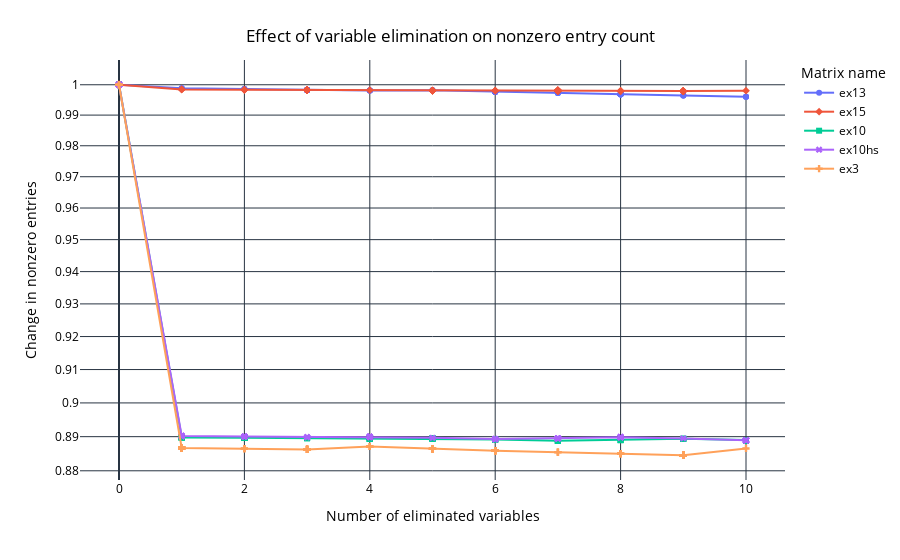

Notebook code for this chart:
### Code cell
fig = px.line(partial_gauss_df, x="partial_gauss", y="z_percentage", color="matrix_name", symbol="matrix_name", log_y=True,
                 labels={
                     "partial_gauss": "Number of eliminated variables",
                     "z_percentage": "Change in nonzero entries",
                     "matrix_name": "Matrix name",
                 })
fig.update_layout(
    title={
        'text': "Effect of variable elimination on nonzero entry count",
        'x':0.5,
        'xanchor': 'center',
        'yanchor': 'top'
    },
    plot_bgcolor='white',   # Plot area background color
    paper_bgcolor='white',  # Entire figure background color
    font=dict(color='black'), # Font color
)
fig.show()

fig.write_image("plots/partial_gauss_nonzero_entries.pdf")

### Figure 1 — Plotly figure (JSON) as saved in the notebook; plotly's stock layout.template omitted (floating-point values rounded to 4 significant figures)
{"data": [{"hovertemplate": "Matrix name=ex13<br>Number of eliminated variables=%{x}<br>Change in nonzero entries=%{y}<extra></extra>", "legendgroup": "ex13", "line": {"color": "#636efa", "dash": "solid"}, "marker": {"symbol": "circle"}, "mode": "lines+markers", "name": "ex13", "orientation": "v", "showlegend": true, "x": [0, 0, 0, 0, 0, 0, 0, 0, 0, 0, 0, 0, 0, 0, 0, 1, 1, 1, 2, 2, 2, 3, 3, 3, 3, 3, 3, 3, 3, 3, 3, 3, 3, 3, 3, 3, 4, 4, 4, 4, 4, 5, 5, 5, 6, 6, 6, 6, 6, 6, 6, 6, 6, 6, 6, 6, 6, 6, 6, 7, 7, 7, 8, 8, 8, 8, 8, 8, 8, 8, 8, 8, 8, 8, 8, 8, 8, 8, 8, 8, 8, 9, 9, 9, 10, 10, 10], "xaxis": "x", "y": [1.0, 1.0, 1.0, 1.0, 1.0, 1.0, 1.0, 1.0, 1.0, 1.0, 1.0, 1.0, 1.0, 1.0, 1.0, 0.9988, 0.9988, 0.9988, 0.9986, 0.9986, 0.9986, 0.9983, 0.9983, 0.9983, 0.9983, 0.9983, 0.9983, 0.9983, 0.9983, 0.9983, 0.9983, 0.9983, 0.9983, 0.9983, 0.9983, 0.9983, 0.9981, 0.9981, 0.9981, 0.9981, 0.9981, 0.9982, 0.9982, 0.9982, 0.9977, 0.9977, 0.9977, 0.9977, 0.9977, 0.9977, 0.9977, 0.9977, 0.9977, 0.9977, 0.9977, 0.9977, 0.9977, 0.9977, 0.9977, 0.9973, 0.9973, 0.9973, 0.9968, 0.9968, 0.9968, 0.9968, 0.9968, 0.9968, 0.9968, 0.9968, 0.9968, 0.9968, 0.9968, 0.9968, 0.9968, 0.9968, 0.9968, 0.9968, 0.9968, 0.9968, 0.9968, 0.9964, 0.9964, 0.9964, 0.996, 0.996, 0.996], "yaxis": "y", "type": "scatter"}, {"hovertemplate": "Matrix name=ex15<br>Number of eliminated variables=%{x}<br>Change in nonzero entries=%{y}<extra></extra>", "legendgroup": "ex15", "line": {"color": "#EF553B", "dash": "solid"}, "marker": {"symbol": "diamond"}, "mode": "lines+markers", "name": "ex15", "orientation": "v", "showlegend": true, "x": [0, 0, 0, 0, 0, 0, 0, 0, 0, 0, 0, 1, 1, 1, 2, 2, 2, 3, 3, 3, 3, 3, 3, 3, 3, 3, 3, 3, 3, 3, 3, 3, 3, 3, 3, 3, 3, 3, 3, 3, 3, 3, 3, 3, 3, 3, 3, 3, 3, 3, 3, 3, 3, 3, 3, 3, 4, 5, 5, 5, 5, 5, 5, 5, 6, 6, 6, 7, 7, 7, 7, 7, 7, 7, 7, 7, 7, 7, 7, 7, 7, 7, 7, 7, 7, 7, 7, 7, 7, 7, 8, 8, 8, 9, 9, 9, 9, 9, 9, 9, 9, 9, 9, 9, 9, 9, 9, 9, 10], "xaxis": "x", "y": [1.0, 1.0, 1.0, 1.0, 1.0, 1.0, 1.0, 1.0, 1.0, 1.0, 1.0, 0.9984, 0.9984, 0.9984, 0.9983, 0.9983, 0.9983, 0.9982, 0.9982, 0.9982, 0.9982, 0.9982, 0.9982, 0.9982, 0.9982, 0.9982, 0.9982, 0.9982, 0.9982, 0.9982, 0.9982, 0.9982, 0.9982, 0.9982, 0.9982, 0.9982, 0.9982, 0.9982, 0.9982, 0.9982, 0.9982, 0.9982, 0.9982, 0.9982, 0.9982, 0.9982, 0.9982, 0.9982, 0.9982, 0.9982, 0.9982, 0.9982, 0.9982, 0.9982, 0.9982, 0.9982, 0.9982, 0.9981, 0.9981, 0.9981, 0.9981, 0.9981, 0.9981, 0.9981, 0.998, 0.998, 0.998, 0.9981, 0.9981, 0.9981, 0.9981, 0.9981, 0.9981, 0.9981, 0.9981, 0.9981, 0.9981, 0.9981, 0.9981, 0.9981, 0.9981, 0.9981, 0.9981, 0.9981, 0.9981, 0.9981, 0.9981, 0.9981, 0.9981, 0.9981, 0.9979, 0.9979, 0.9979, 0.9979, 0.9979, 0.9979, 0.9979, 0.9979, 0.9979, 0.9979, 0.9979, 0.9979, 0.9979, 0.9979, 0.9979, 0.9979, 0.9979, 0.9979, 0.998], "yaxis": "y", "type": "scatter"}, {"hovertemplate": "Matrix name=ex10<br>Number of eliminated variables=%{x}<br>Change in nonzero entries=%{y}<extra></extra>", "legendgroup": "ex10", "line": {"color": "#00cc96", "dash": "solid"}, "marker": {"symbol": "square"}, "mode": "lines+markers", "name": "ex10", "orientation": "v", "showlegend": true, "x": [0, 0, 0, 0, 0, 0, 0, 1, 1, 1, 1, 1, 1, 1, 2, 2, 2, 2, 2, 2, 2, 2, 2, 2, 2, 2, 2, 2, 2, 3, 3, 3, 4, 4, 4, 4, 4, 4, 4, 5, 5, 5, 5, 5, 5, 5, 6, 6, 6, 6, 6, 7, 7, 7, 7, 7, 7, 7, 8, 8, 8, 9, 9, 9, 9, 10, 10, 10, 10, 10, 10, 10, 10, 10, 10, 10, 10, 10, 10, 10, 10, 10, 10, 10, 10, 10, 10, 10, 10, 10, 10, 10, 10, 10, 10, 10, 10, 10, 10, 10], "xaxis": "x", "y": [1.0, 1.0, 1.0, 1.0, 1.0, 1.0, 1.0, 0.8898, 0.8898, 0.8898, 0.8898, 0.8898, 0.8898, 0.8898, 0.8897, 0.8897, 0.8897, 0.8897, 0.8897, 0.8897, 0.8897, 0.8897, 0.8897, 0.8897, 0.8897, 0.8897, 0.8897, 0.8897, 0.8897, 0.8896, 0.8896, 0.8896, 0.8894, 0.8894, 0.8894, 0.8894, 0.8894, 0.8894, 0.8894, 0.8894, 0.8894, 0.8894, 0.8894, 0.8894, 0.8894, 0.8894, 0.8892, 0.8892, 0.8892, 0.8892, 0.8892, 0.8888, 0.8888, 0.8888, 0.8888, 0.8888, 0.8888, 0.8888, 0.889, 0.889, 0.889, 0.8894, 0.8894, 0.8894, 0.8894, 0.889, 0.889, 0.889, 0.889, 0.889, 0.889, 0.889, 0.889, 0.889, 0.889, 0.889, 0.889, 0.889, 0.889, 0.889, 0.889, 0.889, 0.889, 0.889, 0.889, 0.889, 0.889, 0.889, 0.889, 0.889, 0.889, 0.889, 0.889, 0.889, 0.889, 0.889, 0.889, 0.889, 0.889, 0.889], "yaxis": "y", "type": "scatter"}, {"hovertemplate": "Matrix name=ex10hs<br>Number of eliminated variables=%{x}<br>Change in nonzero entries=%{y}<extra></extra>", "legendgroup": "ex10hs", "line": {"color": "#ab63fa", "dash": "solid"}, "marker": {"symbol": "x"}, "mode": "lines+markers", "name": "ex10hs", "orientation": "v", "showlegend": true, "x": [0, 0, 0, 0, 0, 0, 0, 0, 0, 0, 0, 0, 0, 0, 0, 0, 0, 1, 1, 1, 1, 1, 2, 2, 2, 2, 2, 2, 2, 3, 3, 3, 4, 4, 4, 4, 4, 4, 4, 4, 4, 4, 4, 4, 4, 4, 4, 4, 4, 4, 4, 5, 6, 6, 6, 6, 6, 6, 6, 7, 7, 7, 7, 7, 7, 7, 7, 7, 7, 7, 8, 8, 8, 8, 8, 8, 8, 8, 8, 8, 8, 9, 10, 10, 10, 10, 10, 10, 10, 10, 10, 10, 10, 10, 10, 10, 10], "xaxis": "x", "y": [1.0, 1.0, 1.0, 1.0, 1.0, 1.0, 1.0, 1.0, 1.0, 1.0, 1.0, 1.0, 1.0, 1.0, 1.0, 1.0, 1.0, 0.8902, 0.8902, 0.8902, 0.8902, 0.8902, 0.89, 0.89, 0.89, 0.89, 0.89, 0.89, 0.89, 0.8899, 0.8899, 0.8899, 0.8899, 0.8899, 0.8899, 0.8899, 0.8899, 0.8899, 0.8899, 0.8899, 0.8899, 0.8899, 0.8899, 0.8899, 0.8899, 0.8899, 0.8899, 0.8899, 0.8899, 0.8899, 0.8899, 0.8897, 0.8893, 0.8893, 0.8893, 0.8893, 0.8893, 0.8893, 0.8893, 0.8895, 0.8895, 0.8895, 0.8895, 0.8895, 0.8895, 0.8895, 0.8895, 0.8895, 0.8895, 0.8895, 0.8899, 0.8899, 0.8899, 0.8899, 0.8899, 0.8899, 0.8899, 0.8899, 0.8899, 0.8899, 0.8899, 0.8895, 0.8889, 0.8889, 0.8889, 0.8889, 0.8889, 0.8889, 0.8889, 0.8889, 0.8889, 0.8889, 0.8889, 0.8889, 0.8889, 0.8889, 0.8889], "yaxis": "y", "type": "scatter"}, {"hovertemplate": "Matrix name=ex3<br>Number of eliminated variables=%{x}<br>Change in nonzero entries=%{y}<extra></extra>", "legendgroup": "ex3", "line": {"color": "#FFA15A", "dash": "solid"}, "marker": {"symbol": "cross"}, "mode": "lines+markers", "name": "ex3", "orientation": "v", "showlegend": true, "x": [0, 0, 0, 1, 1, 1, 1, 1, 1, 1, 1, 1, 1, 1, 1, 1, 1, 1, 1, 1, 1, 1, 1, 1, 1, 1, 2, 2, 2, 3, 3, 3, 3, 3, 3, 3, 3, 3, 3, 3, 4, 4, 4, 5, 5, 5, 5, 5, 5, 5, 6, 6, 6, 6, 6, 6, 6, 6, 6, 6, 6, 7, 7, 7, 8, 8, 8, 8, 8, 9, 9, 9, 9, 9, 9, 9, 9, 9, 9, 9, 9, 9, 9, 9, 9, 9, 9, 9, 9, 9, 9, 10], "xaxis": "x", "y": [1.0, 1.0, 1.0, 0.8867, 0.8867, 0.8867, 0.8867, 0.8867, 0.8867, 0.8867, 0.8867, 0.8867, 0.8867, 0.8867, 0.8867, 0.8867, 0.8867, 0.8867, 0.8867, 0.8867, 0.8867, 0.8867, 0.8867, 0.8867, 0.8867, 0.8867, 0.8865, 0.8865, 0.8865, 0.8862, 0.8862, 0.8862, 0.8862, 0.8862, 0.8862, 0.8862, 0.8862, 0.8862, 0.8862, 0.8862, 0.8871, 0.8871, 0.8871, 0.8864, 0.8864, 0.8864, 0.8864, 0.8864, 0.8864, 0.8864, 0.8859, 0.8859, 0.8859, 0.8859, 0.8859, 0.8859, 0.8859, 0.8859, 0.8859, 0.8859, 0.8859, 0.8855, 0.8855, 0.8855, 0.885, 0.885, 0.885, 0.885, 0.885, 0.8845, 0.8845, 0.8845, 0.8845, 0.8845, 0.8845, 0.8845, 0.8845, 0.8845, 0.8845, 0.8845, 0.8845, 0.8845, 0.8845, 0.8845, 0.8845, 0.8845, 0.8845, 0.8845, 0.8845, 0.8845, 0.8845, 0.8865], "yaxis": "y", "type": "scatter"}], "layout": {"xaxis": {"anchor": "y", "domain": [0.0, 1.0], "title": {"text": "Number of eliminated variables"}}, "yaxis": {"anchor": "x", "domain": [0.0, 1.0], "title": {"text": "Change in nonzero entries"}, "type": "log"}, "legend": {"title": {"text": "Matrix name"}, "tracegroupgap": 0}, "margin": {"t": 60}, "title": {"text": "Effect of variable elimination on nonzero entry count", "x": 0.5, "xanchor": "center", "yanchor": "top"}, "font": {"color": "black"}, "plot_bgcolor": "white", "paper_bgcolor": "white"}}
